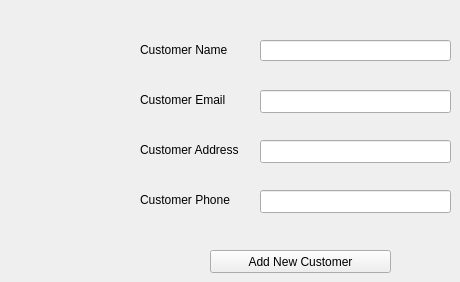
      <widget class="QWidget" name="tab_24">
       <attribute name="title">
        <string>Add New Customer</string>
       </attribute>
       <widget class="QLineEdit" name="lineEdit_43">
        <property name="geometry">
         <rect>
          <x>260</x>
          <y>40</y>
          <width>191</width>
          <height>21</height>
         </rect>
        </property>
       </widget>
       <widget class="QLineEdit" name="lineEdit_44">
        <property name="geometry">
         <rect>
          <x>260</x>
          <y>90</y>
          <width>191</width>
          <height>23</height>
         </rect>
        </property>
       </widget>
       <widget class="QLabel" name="label_63">
        <property name="geometry">
         <rect>
          <x>140</x>
          <y>40</y>
          <width>121</width>
          <height>20</height>
         </rect>
        </property>
        <property name="text">
         <string>Customer Name </string>
        </property>
       </widget>
       <widget class="QLabel" name="label_64">
        <property name="geometry">
         <rect>
          <x>140</x>
          <y>90</y>
          <width>111</width>
          <height>20</height>
         </rect>
        </property>
        <property name="text">
         <string>Customer Email</string>
        </property>
       </widget>
       <widget class="QPushButton" name="pushButton_33">
        <property name="geometry">
         <rect>
          <x>210</x>
          <y>250</y>
          <width>181</width>
          <height>23</height>
         </rect>
        </property>
        <property name="text">
         <string>Add New Customer</string>
        </property>
       </widget>
       <widget class="QLabel" name="label_65">
        <property name="geometry">
         <rect>
          <x>140</x>
          <y>140</y>
          <width>111</width>
          <height>20</height>
         </rect>
        </property>
        <property name="text">
         <string>Customer Address</string>
        </property>
       </widget>
       <widget class="QLineEdit" name="lineEdit_45">
        <property name="geometry">
         <rect>
          <x>260</x>
          <y>140</y>
          <width>191</width>
          <height>23</height>
         </rect>
        </property>
       </widget>
       <widget class="QLabel" name="label_66">
        <property name="geometry">
         <rect>
          <x>140</x>
          <y>190</y>
          <width>111</width>
          <height>20</height>
         </rect>
        </property>
        <property name="text">
         <string>Customer Phone</string>
        </property>
       </widget>
       <widget class="QLineEdit" name="lineEdit_50">
        <property name="geometry">
         <rect>
          <x>260</x>
          <y>190</y>
          <width>191</width>
          <height>23</height>
         </rect>
        </property>
       </widget>
      </widget>
